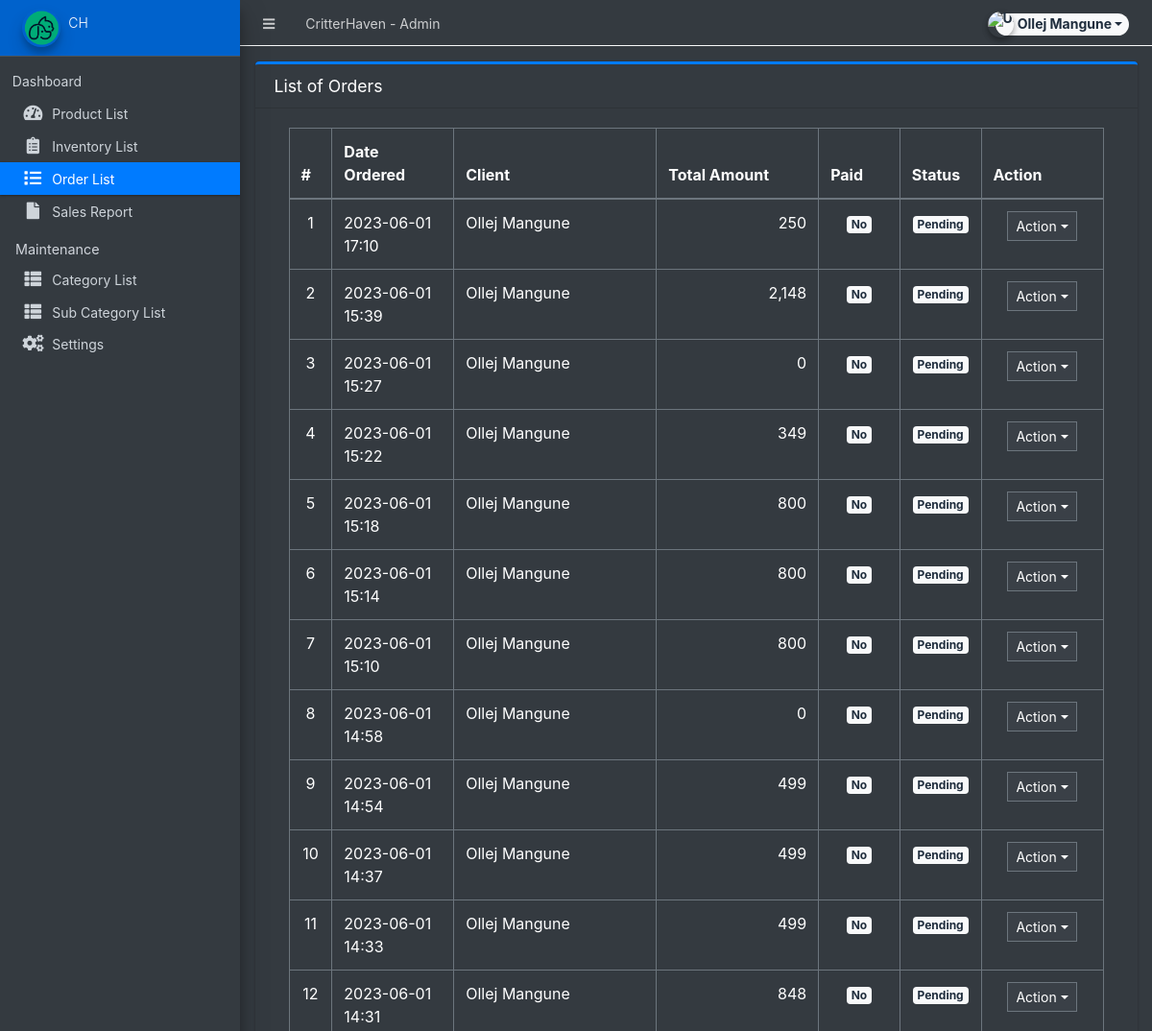
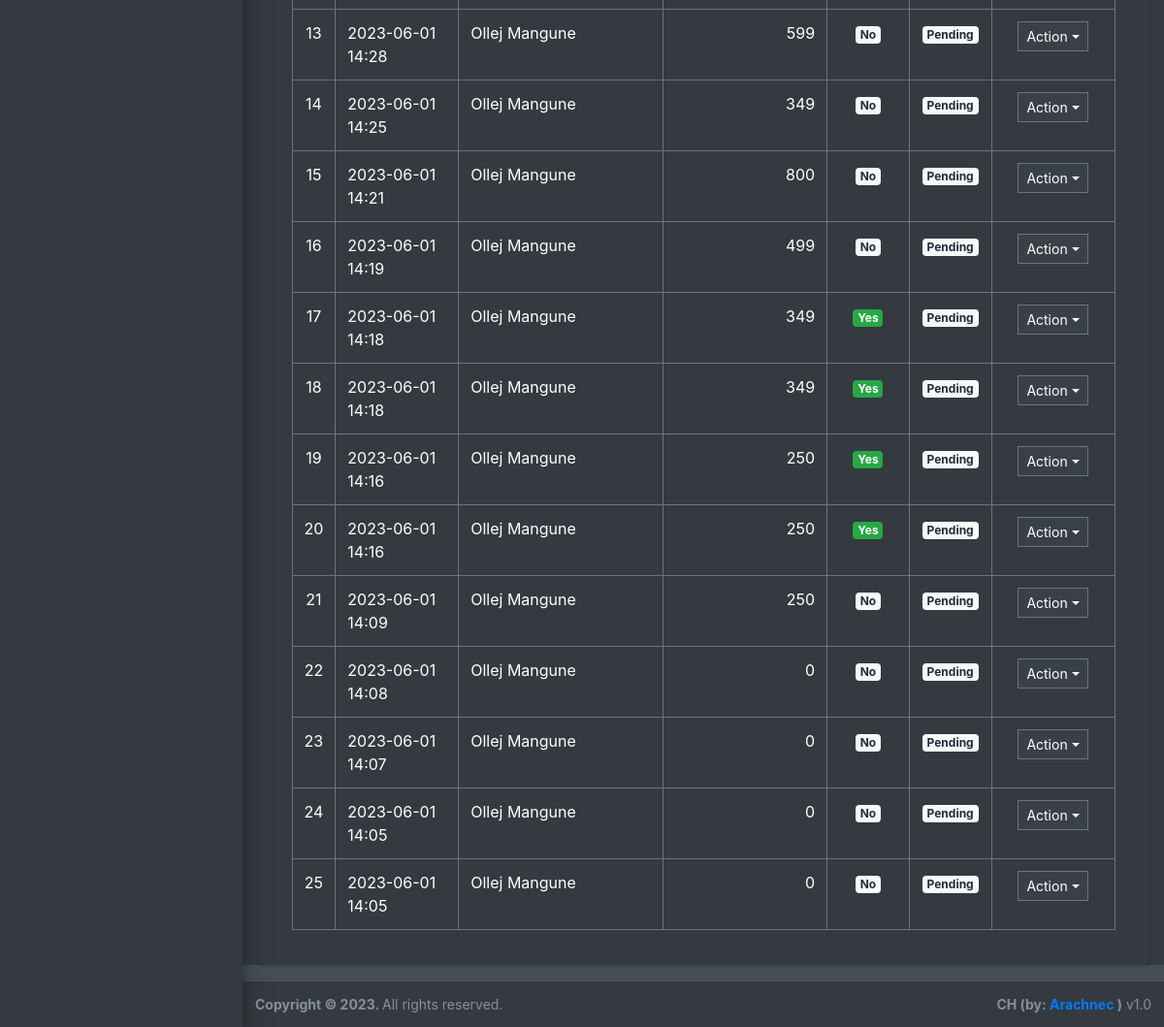
Before: /admin/?page=orders (signed in) with the older database file (2 pictures, top to bottom).
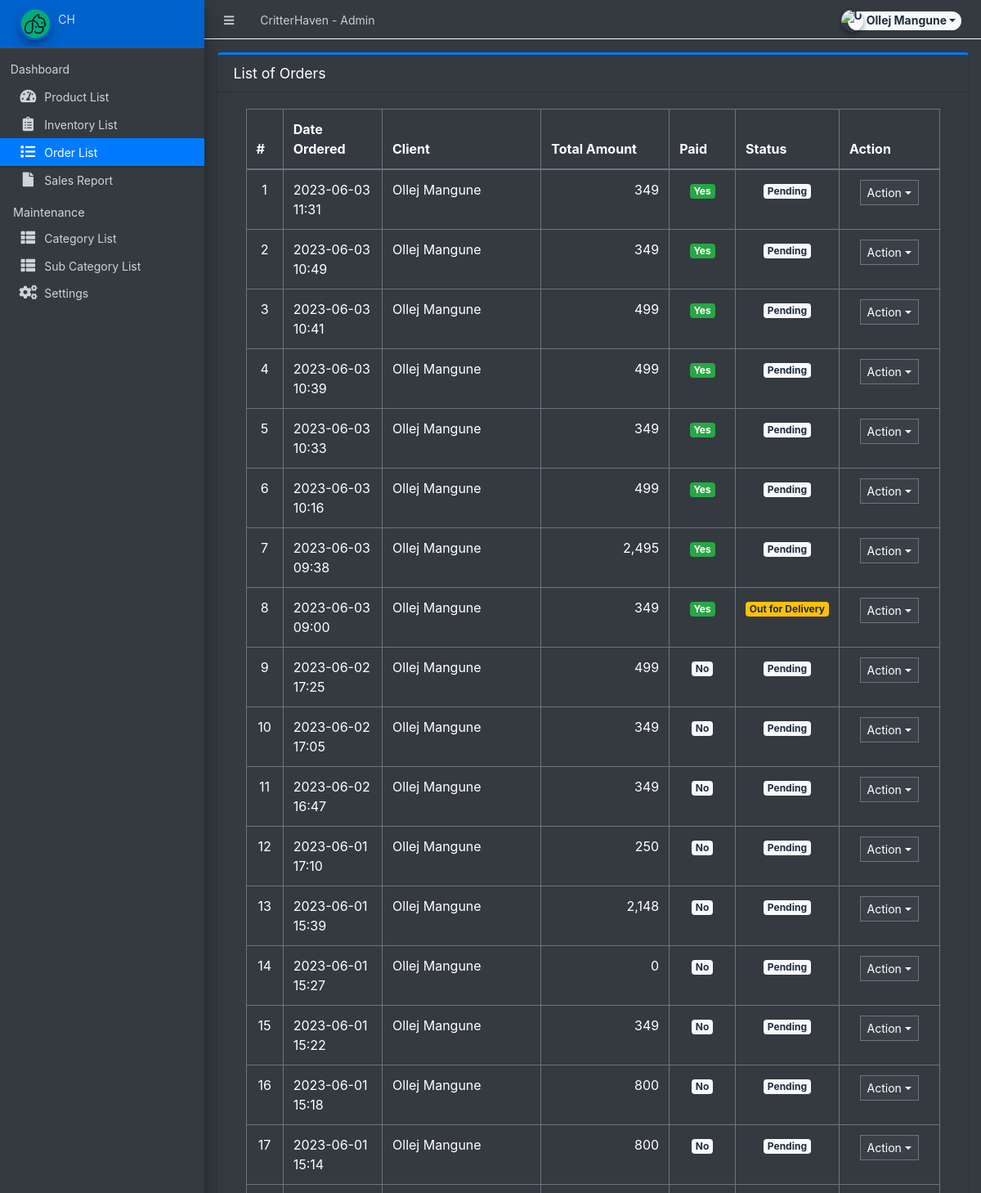
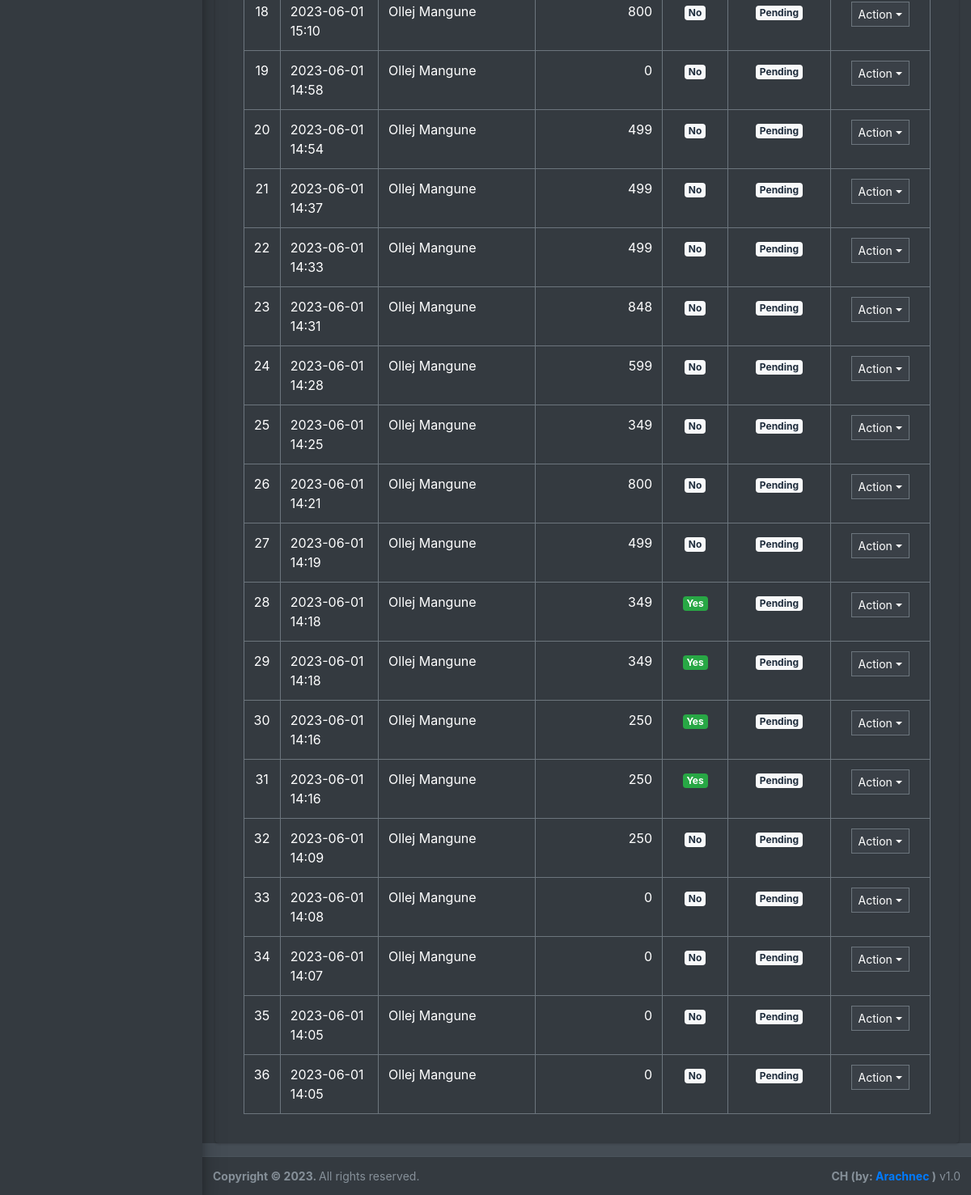
After: the same page with the newer database file (2 pictures, top to bottom).
### tables this page shows
CREATE TABLE `orders` (
  `id` int(30) NOT NULL,
  `client_id` int(30) NOT NULL,
  `delivery_address` text NOT NULL,
  `payment_method` varchar(100) NOT NULL,
  `order_type` tinyint(1) NOT NULL COMMENT '1= pickup,2= deliver',
  `amount` double NOT NULL,
  `status` tinyint(2) NOT NULL DEFAULT 0,
  `paid` tinyint(1) NOT NULL DEFAULT 0,
  `date_created` datetime NOT NULL DEFAULT current_timestamp(),
  `date_updated` datetime DEFAULT NULL ON UPDATE current_timestamp(),
  `updated_by` int(30) DEFAULT NULL,
  `message_status` int(11) NOT NULL
);

### admin/orders/index.php (the view, shortened to what this page needs)
<div class="card card-outline card-primary">
	<div class="card-header">
		<h3 class="card-title">List of Orders</h3>
	</div>
	<div class="card-body">
		<div class="container-fluid">
        <div class="container-fluid">
			<table class="table table-bordered table-stripped">
				<colgroup>
					<col width="5%">
					<col width="15%">
					<col width="25%">
					<col width="20%">
					<col width="10%">
					<col width="10%">
					<col width="15%">
				</colgroup>
				<thead>
					<tr>
						<th>#</th>
						<th>Date Ordered</th>
						<th>Client</th>
						<th>Total Amount</th>
						<th>Paid</th>
						<th>Status</th>
						<th>Action</th>
					</tr>
				</thead>
				<tbody>
					<?php
					$i = 1;
						$qry = $conn->query("SELECT o.*,concat(c.firstname,' ',c.lastname) as client from `orders` o inner join clients c on c.id = o.client_id order by unix_timestamp(o.date_created) desc ");
						while($row = $qry->fetch_assoc()):
					?>
						<tr>
							<td class="text-center"><?php echo $i++; ?></td>
							<td><?php echo date("Y-m-d H:i",strtotime($row['date_created'])) ?></td>
							<td><?php echo $row['client'] ?></td>
							<td class="text-right"><?php echo number_format($row['amount']) ?></td>
							<td class="text-center">
                                <?php if($row['paid'] == 0): ?>
                                    <span class="badge badge-light">No</span>
                                <?php else: ?>
                                    <span class="badge badge-success">Yes</span>
                                <?php endif; ?>
                            </td>
							<td class="text-center">
                                <?php if($row['status'] == 0): ?>
                                    <span class="badge badge-light">Pending</span>
                                <?php elseif($row['status'] == 1): ?>
                                    <span class="badge badge-primary">Packed</span>
								<?php elseif($row['status'] == 2): ?>
                                    <span class="badge badge-warning">Out for Delivery</span>
								<?php elseif($row['status'] == 3): ?>
                                    <span class="badge badge-success">Delivered</span>
								<?php elseif($row['status'] == 5): ?>
                                    <span class="badge badge-success">Picked Up</span>
                                <?php else: ?>
                                    <span class="badge badge-danger">Cancelled</span>
                                <?php endif; ?>
                            </td>
							<td align="center">
								 <button type="button" class="btn btn-flat btn-default btn-sm dropdown-toggle dropdown-icon" data-toggle="dropdown">
				                  		Action
				                  </button>
							</td>
						</tr>
					<?php endwhile; ?>
				</tbody>
			</table>
		</div>
		</div>
	</div>
</div>

Changed rows visible on the page:
added orders: date_created "2023-06-03 11:31", client "Ollej Mangune", amount "349", paid "Yes", status "Pending"
added orders: date_created "2023-06-03 10:49", client "Ollej Mangune", amount "349", paid "Yes", status "Pending"
added orders: date_created "2023-06-03 10:41", client "Ollej Mangune", amount "499", paid "Yes", status "Pending"
added orders: date_created "2023-06-03 10:39", client "Ollej Mangune", amount "499", paid "Yes", status "Pending"
added orders: date_created "2023-06-03 10:33", client "Ollej Mangune", amount "349", paid "Yes", status "Pending"
added orders: date_created "2023-06-03 10:16", client "Ollej Mangune", amount "499", paid "Yes", status "Pending"
added orders: date_created "2023-06-03 09:38", client "Ollej Mangune", amount "2,495", paid "Yes", status "Pending"
added orders: date_created "2023-06-03 09:00", client "Ollej Mangune", amount "349", paid "Yes", status "Out for Delivery"
added orders: date_created "2023-06-02 17:25", client "Ollej Mangune", amount "499", paid "No", status "Pending"
added orders: date_created "2023-06-02 17:05", client "Ollej Mangune", amount "349", paid "No", status "Pending"
added orders: date_created "2023-06-02 16:47", client "Ollej Mangune", amount "349", paid "No", status "Pending"
